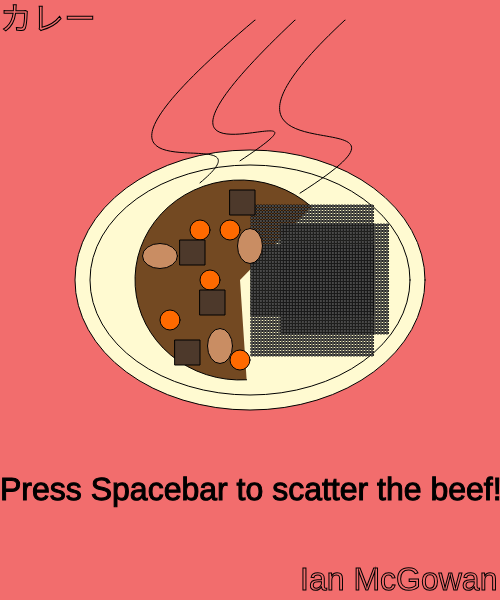
Frame 1 (no input)
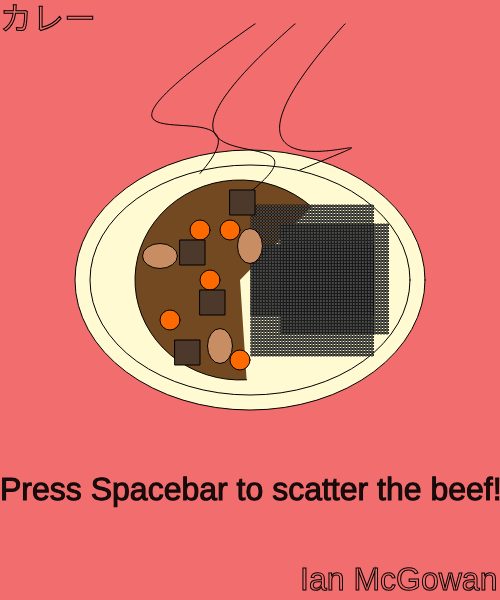
Frame 60 (no input)
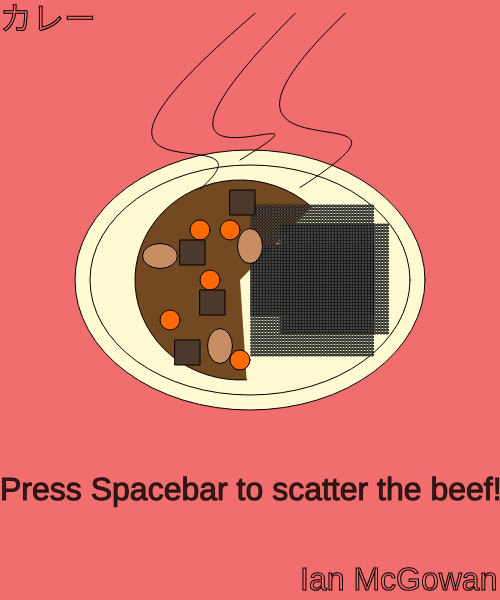
Frame 120 (the mouse pressed at the canvas centre since frame 60)

The p5.js sketch that drew these frames (run headless with seeded random() and noise() and a simulated clock; from frame 60 on, the mouse is pressed at the canvas centre):

// p5.js sketch
// ── sketch.js
let start = 0;

let opacity = 255;
let text2 = "Press Spacebar to scatter the beef!"

let myArray = [];
let myArrayY = [];
let myArrayD = [];

var DD = 0
var bx1 = 230
var by1 = 190
var bx2 = 200
var by2 = 290
var bx3 = 180
var by3 = 240
var bx4 = 175
var by4 = 340

function setup()
            {
                createCanvas(500, 600);
                for (let i = 1; i <= 500; i++) {
                    myArray.push(i);
                }
                for (let i = 1; i <= 600; i++) {
                    myArrayY.push(i);
                }
                for (let i = 1; i <= 150; i++) {
                    myArrayD.push(i);
                }
            }

            function draw()
            {
                background(242, 109, 109);
                //plate
                fill(255, 250, 209);
                ellipse(250,280,350,260)
                ellipse(250,280,320,230)

                //curry
                fill(115, 73, 34);
                arc(240, 280, 210, 200, 190, 150, PI + QUARTER_PI, CHORD);   

                //steam
                noFill();
                let b1 = 255;
                let v1 = 20 + sin(start) * 20;
                let b2 = 10;
                let v2 = 210 + sin(start + 1) * 20;
                let b3 = 290;
                let v3 = 90 + sin(start + 2) * 20;
                let b4 = 200;
                let v4 = 180 + sin(start + 3) * 20;
              
                bezier(b1, v1, b2, v2, b3, v3, b4, v4);
                
                noFill();
                let n1 = 295;
                let m1 = 20 + sin(start) * 20;
                let n2 = 80;
                let m2 = 220 + sin(start + 3) * 20;
                let n3 = 370;
                let m3 = 90 + sin(start + 4) * 20;
                let n4 = 240;
                let m4 = 180 + sin(start + 5) * 20;
              
                bezier(n1, m1, n2, m2, n3, m3, n4, m4);

                noFill();
                let k1 = 345;
                let l1 = 20 + sin(start) * 20;
                let k2 = 150;
                let l2 = 220 + sin(start + 5) * 20;
                let k3 = 470;
                let l3 = 90 + sin(start + 6) * 20;
                let k4 = 300;
                let l4 = 180 + sin(start + 7) * 20;
              
                bezier(k1, l1, k2, l2, k3, l3, k4, l4);

                start += 0.05;

                //rice
                for (var i = 94; i < 130; i++) {
                    for (var j = 0; j < 37; j++) {
                        var x = i * 3
                        var y = 200 + j * 3 + 25
                        var d = 3
                        var w = 2

                        fill(255, 255, 255);

                        ellipse(x, y, d, w)
                    }
                }
                for (var i2 = 84; i2 < 125; i2++) {
                    for (var j2 = 0; j2 < 37; j2++) {
                        var x2 = i2 * 3
                        var y2 = 181 + j2 * 3 + 25
                        var d2 = 3
                        var w2 = 2

                        fill(255, 255, 255);

                        ellipse(x2, y2, d2, w2)
                    }
                }
                for (var i3 = 84; i3 < 125; i3++) {
                    for (var j3 = 0; j3 < 37; j3++) {
                        var x3 = i3 * 3
                        var y3 = 222 + j3 * 3 + 25
                        var d3 = 3
                        var w3 = 2

                        fill(255, 255, 255);

                        ellipse(x3, y3, d3, w3)
                    }
                }

                //carrots
                fill(255, 106, 0);
                circle(230, 230, 20);
                circle(210, 280, 20);
                circle(200, 230, 20);
                circle(240, 360, 20);
                circle(170, 320, 20);
            

                //potat
                fill(201, 141, 99)
                ellipse(250, 246, 25, 35);
                ellipse(220, 346, 25, 35);
                ellipse(160, 256, 35, 25);

                //beef
                fill(77, 57, 43)
                square(bx1, by1, 25,)
                square(bx2, by2, 25,)
                square(bx3, by3, 25,)
                square(bx4, by4, 25,)

                // Signature
                noFill();
                stroke(0, 0, 0);
                textSize(32);
                text('カレー', 0, 30);
                text('Ian McGowan', 300, 590)

//rework later? to decrease complexity
  if(keyIsPressed)
  {
    if (key === ' ') {
        let randomIndex = floor(random(myArrayD.length));
        let randomNumberD = myArrayD[randomIndex];
        DD = randomNumberD
    }
    if (key === ' ') {
        let randomIndex = floor(random(myArray.length));
        let randomNumber = myArray[randomIndex];
        let randomNumber2 = myArray[randomIndex + DD];
        let randomNumber3 = myArray[randomIndex + DD];
        let randomNumber4 = myArray[randomIndex + DD];
        bx1 = randomNumber;
        bx2 = randomNumber2;
        bx3 = randomNumber3;
        bx4 = randomNumber4;
    }
    if (key === ' ') {
        let randomIndex = floor(random(myArrayY.length));
        let randomNumber = myArrayY[randomIndex];
        let randomNumber2 = myArrayY[randomIndex + DD];
        let randomNumber3 = myArrayY[randomIndex + DD];
        let randomNumber4 = myArrayY[randomIndex + DD];
        by1 = randomNumber;
        by2 = randomNumber2;
        by3 = randomNumber3;
        by4 = randomNumber4;
    }
  }
     //text 2 idk im treading water at this point
     fill(0, opacity);
     stroke(0, opacity);
     text(text2, 0, 500);
     opacity -= 0.5;

     stroke(0, 0, 0);

}
